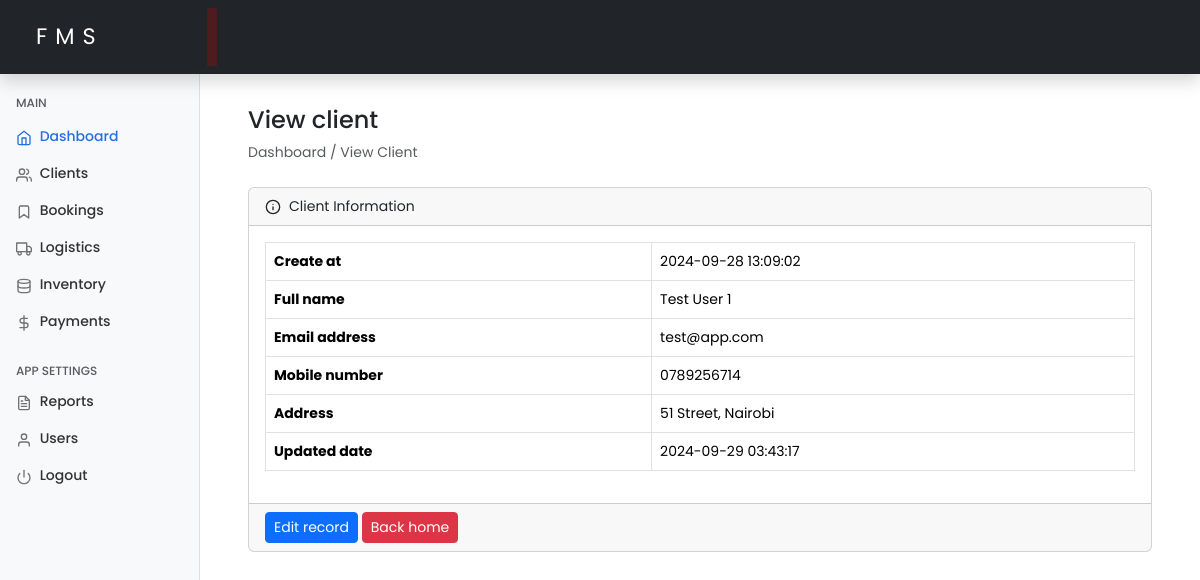
Page /viewClient.php?id=1 (signed in) on the committed database.
### tables this page shows
CREATE TABLE `clients` (
  `id` int(11) NOT NULL,
  `full_name` varchar(100) NOT NULL,
  `email` varchar(100) DEFAULT NULL,
  `phone` varchar(15) DEFAULT NULL,
  `address` varchar(255) DEFAULT NULL,
  `created_at` timestamp NOT NULL DEFAULT current_timestamp(),
  `updated_at` timestamp NOT NULL DEFAULT current_timestamp() ON UPDATE current_timestamp()
);

### includes/functions.php (called while the page is built, shortened)
<?php
require_once 'config.php';
function getClientById($id)
{
    global $conn;
    $stmt = $conn->prepare("SELECT * FROM clients WHERE id = ?");
    $stmt->bind_param("i", $id);
    $stmt->execute();
    $result = $stmt->get_result();
    return $result->fetch_assoc();
}

### viewClient.php (the view, shortened to what this page needs)
<?php
include 'includes/functions.php';
if (isset($_GET['id']) && is_numeric($_GET['id'])) {
    $clientId = $_GET['id'];
    $client = getClientById($clientId);
} else {
    header("Location: dashboard.php?error=InvalidClientId");
    exit();
}
include './includes/header.php';
include './includes/sidebar.php';
?>
<main class="col-md-9 ms-sm-auto col-lg-10 px-md-4 mt-2">
    <div class="container-fluid px-4">
        <h4 class="mt-4">View client</h4>
        <ol class="breadcrumb mb-4">
            <li class="breadcrumb-item active">Dashboard / View Client</li>
        </ol>
        <div class="card mb-4">
            <div class="card-header d-flex align-items-center">
                <span data-feather="info" class="me-2"></span>Client Information
            </div>
            <div class="card-body">
                <table class="table table-bordered">
                    <tr>
                        <th>Create at</th>
                        <td><?php echo $client['created_at']; ?></td>
                    </tr>
                    <tr>
                        <th>Full name</th>
                        <td><?php echo $client['full_name']; ?></td>
                    </tr>
                    <tr>
                        <th>Email address</th>
                        <td><?php echo $client['email']; ?></td>
                    </tr>
                    <tr>
                        <th>Mobile number</th>
                        <td><?php echo $client['phone']; ?></td>
                    </tr>
                    <tr>
                        <th>Address</th>
                        <td><?php echo $client['address']; ?></td>
                    </tr>
                    <tr>
                        <th>Updated date</th>
                        <td><?php echo $client['updated_at']; ?></td>
                    </tr>
                </table>
            </div>
            <div class="card-footer">
                <a href="editClient.php?id=<?php echo $client['id']; ?>" class="btn btn-sm btn-primary">Edit record</a>
                <a href="clients.php" class="btn btn-sm btn-danger">Back home</a>
            </div>
        </div>
    </div>
    <?php include './includes/footer.php'; ?>

### assets/css/dashboard.css (style rules this page uses)
* { margin: 0; padding: 0; box-sizing: border-box; }
body { font-size: .875rem; font-family: "Poppins", sans-serif; }
.feather { width: 16px; height: 16px; vertical-align: text-bottom; }

### rows in the picture
clients: created_at "2024-09-28 13:09:02", full_name "Test User 1", email "test@app.com", phone "0789256714", address "51 Street, Nairobi", updated_at "2024-09-29 03:43:17"
